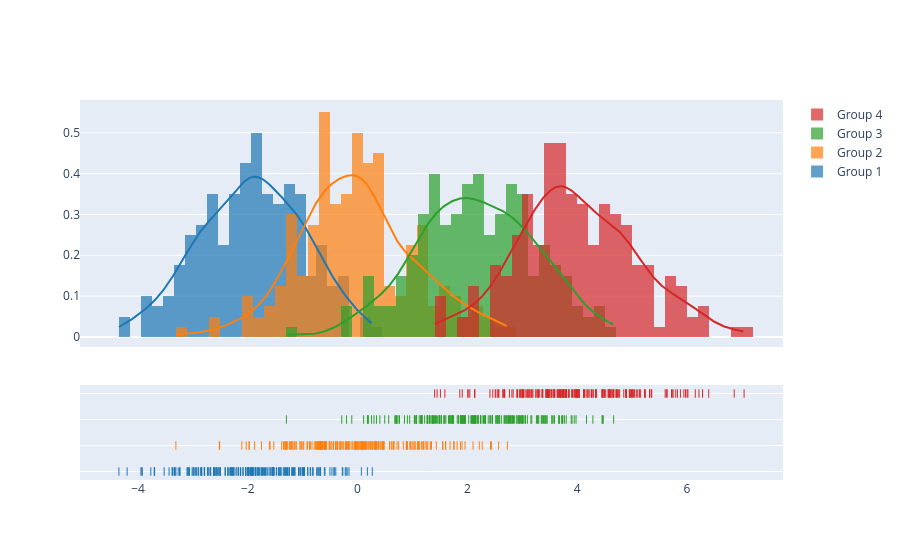

The cell this chart's notebook holds for it:
### Code cell
import plotly.figure_factory as ff

# Add histogram data
x1 = np.random.randn(200) - 2
x2 = np.random.randn(200)
x3 = np.random.randn(200) + 2
x4 = np.random.randn(200) + 4

# Group data together
hist_data = [x1, x2, x3, x4]

group_labels = ['Group 1', 'Group 2', 'Group 3', 'Group 4']

# Create distplot with custom bin_size
fig = ff.create_distplot(hist_data, group_labels, bin_size=.2)
fig.show()

### Figure 1 — Plotly figure (JSON) as saved in the notebook; plotly's stock layout.template omitted (floating-point values rounded to 4 significant figures; data arrays with more than 128 entries replaced by an {"elided": "..."} marker saying what was removed)
{"data": [{"autobinx": false, "histnorm": "probability density", "legendgroup": "Group 1", "marker": {"color": "rgb(31, 119, 180)"}, "name": "Group 1", "opacity": 0.7, "type": "histogram", "x": {"elided": "200 float values"}, "xaxis": "x", "xbins": {"end": 0.2684, "size": 0.2, "start": -4.348}, "yaxis": "y"}, {"autobinx": false, "histnorm": "probability density", "legendgroup": "Group 2", "marker": {"color": "rgb(255, 127, 14)"}, "name": "Group 2", "opacity": 0.7, "type": "histogram", "x": {"elided": "200 float values"}, "xaxis": "x", "xbins": {"end": 2.729, "size": 0.2, "start": -3.31}, "yaxis": "y"}, {"autobinx": false, "histnorm": "probability density", "legendgroup": "Group 3", "marker": {"color": "rgb(44, 160, 44)"}, "name": "Group 3", "opacity": 0.7, "type": "histogram", "x": {"elided": "200 float values"}, "xaxis": "x", "xbins": {"end": 4.666, "size": 0.2, "start": -1.296}, "yaxis": "y"}, {"autobinx": false, "histnorm": "probability density", "legendgroup": "Group 4", "marker": {"color": "rgb(214, 39, 40)"}, "name": "Group 4", "opacity": 0.7, "type": "histogram", "x": {"elided": "200 float values"}, "xaxis": "x", "xbins": {"end": 7.043, "size": 0.2, "start": 1.405}, "yaxis": "y"}, {"legendgroup": "Group 1", "marker": {"color": "rgb(31, 119, 180)"}, "mode": "lines", "name": "Group 1", "showlegend": false, "type": "scatter", "x": {"elided": "500 float values"}, "xaxis": "x", "y": {"elided": "500 float values"}, "yaxis": "y"}, {"legendgroup": "Group 2", "marker": {"color": "rgb(255, 127, 14)"}, "mode": "lines", "name": "Group 2", "showlegend": false, "type": "scatter", "x": {"elided": "500 float values"}, "xaxis": "x", "y": {"elided": "500 float values"}, "yaxis": "y"}, {"legendgroup": "Group 3", "marker": {"color": "rgb(44, 160, 44)"}, "mode": "lines", "name": "Group 3", "showlegend": false, "type": "scatter", "x": {"elided": "500 float values"}, "xaxis": "x", "y": {"elided": "500 float values"}, "yaxis": "y"}, {"legendgroup": "Group 4", "marker": {"color": "rgb(214, 39, 40)"}, "mode": "lines", "name": "Group 4", "showlegend": false, "type": "scatter", "x": {"elided": "500 float values"}, "xaxis": "x", "y": {"elided": "500 float values"}, "yaxis": "y"}, {"legendgroup": "Group 1", "marker": {"color": "rgb(31, 119, 180)", "symbol": "line-ns-open"}, "mode": "markers", "name": "Group 1", "showlegend": false, "type": "scatter", "x": {"elided": "200 float values"}, "xaxis": "x", "y": {"elided": "200 str values"}, "yaxis": "y2"}, {"legendgroup": "Group 2", "marker": {"color": "rgb(255, 127, 14)", "symbol": "line-ns-open"}, "mode": "markers", "name": "Group 2", "showlegend": false, "type": "scatter", "x": {"elided": "200 float values"}, "xaxis": "x", "y": {"elided": "200 str values"}, "yaxis": "y2"}, {"legendgroup": "Group 3", "marker": {"color": "rgb(44, 160, 44)", "symbol": "line-ns-open"}, "mode": "markers", "name": "Group 3", "showlegend": false, "type": "scatter", "x": {"elided": "200 float values"}, "xaxis": "x", "y": {"elided": "200 str values"}, "yaxis": "y2"}, {"legendgroup": "Group 4", "marker": {"color": "rgb(214, 39, 40)", "symbol": "line-ns-open"}, "mode": "markers", "name": "Group 4", "showlegend": false, "type": "scatter", "x": {"elided": "200 float values"}, "xaxis": "x", "y": {"elided": "200 str values"}, "yaxis": "y2"}], "layout": {"barmode": "overlay", "hovermode": "closest", "legend": {"traceorder": "reversed"}, "xaxis": {"anchor": "y2", "domain": [0.0, 1.0], "zeroline": false}, "yaxis": {"anchor": "free", "domain": [0.35, 1], "position": 0.0}, "yaxis2": {"anchor": "x", "domain": [0, 0.25], "dtick": 1, "showticklabels": false}}}
